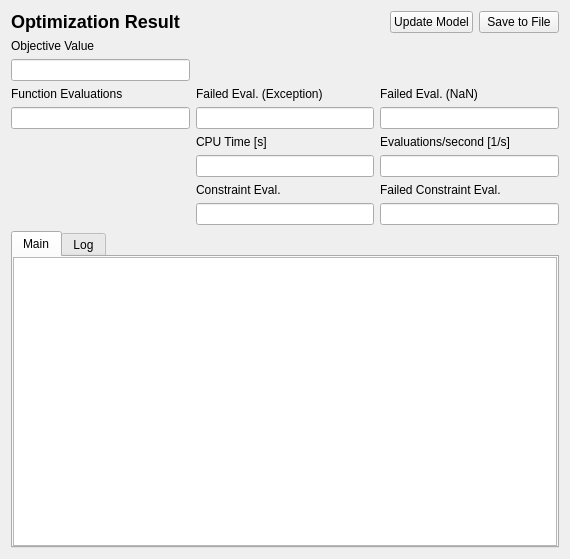
<?xml version="1.0" encoding="UTF-8"?>
<ui version="4.0">
<comment> Copyright (C) 2019 - 2023 by Pedro Mendes, Rector and Visitors of the </comment>
<comment> University of Virginia, University of Heidelberg, and University </comment>
<comment> of Connecticut School of Medicine. </comment>
<comment> All rights reserved. </comment>

<comment> Copyright (C) 2017 - 2018 by Pedro Mendes, Virginia Tech Intellectual </comment>
<comment> Properties, Inc., University of Heidelberg, and University of </comment>
<comment> of Connecticut School of Medicine. </comment>
<comment> All rights reserved. </comment>

<comment> Copyright (C) 2010 - 2016 by Pedro Mendes, Virginia Tech Intellectual </comment>
<comment> Properties, Inc., University of Heidelberg, and The University </comment>
<comment> of Manchester. </comment>
<comment> All rights reserved. </comment>

<comment> Copyright (C) 2009 by Pedro Mendes, Virginia Tech Intellectual </comment>
<comment> Properties, Inc., EML Research, gGmbH, University of Heidelberg, </comment>
<comment> and The University of Manchester. </comment>
<comment> All rights reserved. </comment>

 <comment> All rights reserved. </comment>
 <class>CQOptimizationResult</class>
 <widget class="CopasiWidget" name="CQOptimizationResult">
  <property name="geometry">
   <rect>
    <x>0</x>
    <y>0</y>
    <width>570</width>
    <height>559</height>
   </rect>
  </property>
  <property name="windowTitle">
   <string>Optimization Result Window</string>
  </property>
  <property name="caption" stdset="0">
   <string>Fitting Result</string>
  </property>
  <layout class="QVBoxLayout">
   <item>
    <layout class="QHBoxLayout">
     <item>
      <widget class="QLabel" name="mpLblResult">
       <property name="sizePolicy">
        <sizepolicy hsizetype="MinimumExpanding" vsizetype="Preferred">
         <horstretch>0</horstretch>
         <verstretch>0</verstretch>
        </sizepolicy>
       </property>
       <property name="text">
        <string>&lt;h2>Optimization Result&lt;/h2></string>
       </property>
       <property name="wordWrap">
        <bool>false</bool>
       </property>
      </widget>
     </item>
     <item>
      <widget class="QPushButton" name="mpBtnUpdateModel">
       <property name="text">
        <string>Update Model</string>
       </property>
      </widget>
     </item>
     <item>
      <widget class="QPushButton" name="mpBtnSave">
       <property name="text">
        <string>Save to File</string>
       </property>
      </widget>
     </item>
    </layout>
   </item>
   <item>
    <layout class="QGridLayout">
     <item row="5" column="1">
      <widget class="QLineEdit" name="mpEditCPUTime">
       <property name="readOnly">
        <bool>true</bool>
       </property>
      </widget>
     </item>
     <item row="3" column="0">
      <widget class="QLineEdit" name="mpEditEvaluations">
       <property name="readOnly">
        <bool>true</bool>
       </property>
      </widget>
     </item>
		<item row="6" column="1">
			<widget class="QLabel" name="mpLblConstraintCounter">
				<property name="text">
					<string>Constraint Eval.</string>
				</property>
				<property name="wordWrap">
					<bool>false</bool>
				</property>
			</widget>
		</item>
		<item row="7" column="1">
			<widget class="QLineEdit" name="mpEditConstraint">
				<property name="readOnly">
					<bool>true</bool>
				</property>
			</widget>
		</item>
		<item row="6" column="2">
			<widget class="QLabel" name="mpLblFailedConstraintCounter">
				<property name="text">
					<string>Failed Constraint Eval.</string>
				</property>
				<property name="wordWrap">
					<bool>false</bool>
				</property>
			</widget>
		</item>
		<item row="7" column="2">
			<widget class="QLineEdit" name="mpEditFailedConstraint">
				<property name="readOnly">
					<bool>true</bool>
				</property>
			</widget>
		</item>
     <item row="5" column="2">
      <widget class="QLineEdit" name="mpEditSpeed">
       <property name="readOnly">
        <bool>true</bool>
       </property>
      </widget>
     </item>
     <item row="4" column="2">
      <widget class="QLabel" name="mpLblSpeed">
       <property name="text">
        <string>Evaluations/second [1/s]</string>
       </property>
       <property name="wordWrap">
        <bool>false</bool>
       </property>
      </widget>
     </item>
     <item row="2" column="0">
      <widget class="QLabel" name="mpLblEvaluations">
       <property name="text">
        <string>Function Evaluations</string>
       </property>
       <property name="wordWrap">
        <bool>false</bool>
       </property>
      </widget>
     </item>
     <item row="4" column="1">
      <widget class="QLabel" name="mpLblCPUTime">
       <property name="text">
        <string>CPU Time [s]</string>
       </property>
       <property name="wordWrap">
        <bool>false</bool>
       </property>
      </widget>
     </item>
     <item row="3" column="1">
      <widget class="QLineEdit" name="mpEditFailedEvaluationsExc">
       <property name="readOnly">
        <bool>true</bool>
       </property>
      </widget>
     </item>
     <item row="3" column="2">
      <widget class="QLineEdit" name="mpEditFailedEvaluationsNaN">
       <property name="readOnly">
        <bool>true</bool>
       </property>
      </widget>
     </item>
     <item row="2" column="1">
      <widget class="QLabel" name="mpLblFailedEvaluationsExc">
       <property name="text">
        <string>Failed Eval. (Exception)</string>
       </property>
       <property name="wordWrap">
        <bool>false</bool>
       </property>
      </widget>
     </item>
     <item row="2" column="2">
      <widget class="QLabel" name="mpLblFailedEvaluationsNaN">
       <property name="text">
        <string>Failed Eval. (NaN)</string>
       </property>
       <property name="wordWrap">
        <bool>false</bool>
       </property>
      </widget>
     </item>
     <item row="0" column="0">
      <widget class="QLabel" name="mpLblObjectiveValue">
       <property name="text">
        <string>Objective Value</string>
       </property>
       <property name="wordWrap">
        <bool>false</bool>
       </property>
      </widget>
     </item>
     <item row="1" column="0">
      <widget class="QLineEdit" name="mpEditObjectiveValue">
       <property name="readOnly">
        <bool>true</bool>
       </property>
      </widget>
     </item>
    </layout>
   </item>
   <item>
    <widget class="QTabWidget" name="mpTabWidget">
     <property name="sizePolicy">
      <sizepolicy hsizetype="Ignored" vsizetype="Expanding">
       <horstretch>0</horstretch>
       <verstretch>0</verstretch>
      </sizepolicy>
     </property>
     <property name="minimumSize">
      <size>
       <width>210</width>
       <height>180</height>
      </size>
     </property>
     <property name="currentIndex">
      <number>0</number>
     </property>
     <widget class="QTableView" name="mpParameters">
      <property name="editTriggers">
       <set>QAbstractItemView::NoEditTriggers</set>
      </property>
      <property name="sortingEnabled">
       <bool>true</bool>
      </property>
      <attribute name="title">
       <string>Main</string>
      </attribute>
     </widget>
     <widget class="QWidget" name="mpLogPage">
      <attribute name="title">
       <string>Log</string>
      </attribute>
      <layout class="QGridLayout">
       <property name="leftMargin">
        <number>0</number>
       </property>
       <property name="topMargin">
        <number>0</number>
       </property>
       <property name="rightMargin">
        <number>0</number>
       </property>
       <property name="bottomMargin">
        <number>0</number>
       </property>
       <item row="0" column="0">
        <widget class="QTreeWidget" name="mpLogTree">
         <attribute name="headerVisible">
          <bool>false</bool>
         </attribute>
         <column>
          <property name="text">
           <string notr="true">1</string>
          </property>
         </column>
        </widget>
       </item>
      </layout>
     </widget>
    </widget>
   </item>
  </layout>
 </widget>
 <layoutdefault spacing="6" margin="11"/>
 <customwidgets>
  <customwidget>
   <class>CopasiWidget</class>
   <extends>QWidget</extends>
   <header>copasi/UI/copasiWidget.h</header>
   <container>1</container>
  </customwidget>
 </customwidgets>
 <includes>
  <include location="local">copasi/UI/copasiWidget.h</include>
 </includes>
 <resources/>
 <connections>
  <connection>
   <sender>mpBtnSave</sender>
   <signal>clicked()</signal>
   <receiver>CQOptimizationResult</receiver>
   <slot>slotSave()</slot>
   <hints>
    <hint type="sourcelabel">
     <x>20</x>
     <y>20</y>
    </hint>
    <hint type="destinationlabel">
     <x>20</x>
     <y>20</y>
    </hint>
   </hints>
  </connection>
  <connection>
   <sender>mpBtnUpdateModel</sender>
   <signal>clicked()</signal>
   <receiver>CQOptimizationResult</receiver>
   <slot>slotUpdateModel()</slot>
   <hints>
    <hint type="sourcelabel">
     <x>20</x>
     <y>20</y>
    </hint>
    <hint type="destinationlabel">
     <x>20</x>
     <y>20</y>
    </hint>
   </hints>
  </connection>
  <connection>
   <sender>mpTabWidget</sender>
   <signal>currentChanged(int)</signal>
   <receiver>CQOptimizationResult</receiver>
   <slot>loadTab(int)</slot>
   <hints>
    <hint type="sourcelabel">
     <x>284</x>
     <y>363</y>
    </hint>
    <hint type="destinationlabel">
     <x>284</x>
     <y>279</y>
    </hint>
   </hints>
  </connection>
 </connections>
 <slots>
  <slot>loadTab(int)</slot>
  <slot>slotSave()</slot>
  <slot>slotUpdateModel()</slot>
 </slots>
</ui>
